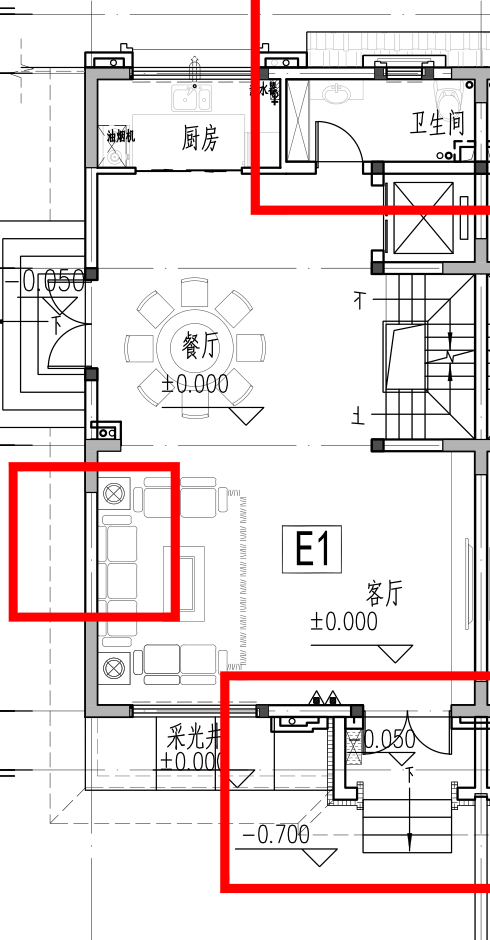
#> input picture drawings/输入01_别墅一层平面图.png, 490 x 940 px, found by its file name
$ python edges.py
#> lines starting #> are read from the running program, lines starting #| are printed output that depends on the picture
# -*- coding: utf-8 -*-
import os
from PIL import Image

OUT = r'D:\code\Drawing\_work'

def edge(src, tag):
#> called with tag = 'f1'
    im = Image.open(src).convert('RGB')
#> im is the input picture: PIL image 490x940 RGB; mean R, G, B 235.8, 226.6, 226.6
    w, h = im.size
#> w = 490; h = 940
    strips = {
        'top': (0, 0, w, 70),
        'bottom': (0, h-75, w, h),
        'left': (0, 0, 95, h),
        'right': (w-70, 0, w, h),
    }
    for name, box in strips.items():
        c = im.crop(box)
        s = 4 if name in ('top', 'bottom') else 3
        c = c.resize((c.width*s, c.height*s), Image.LANCZOS)
        c.save(os.path.join(OUT, f'{tag}_{name}.png'))
        print(tag, name, c.size)
#> this loop made 4 passes
#> pass 1, in edge, `c = c.resize((c.width*s, c.height*s), Image.LANCZOS)`:
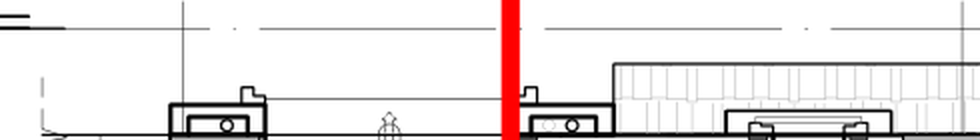
#> c: PIL image 1960x280 RGB (shown at 1/2 size); mean R, G, B 234.4, 229.6, 229.6
#> after the loop:
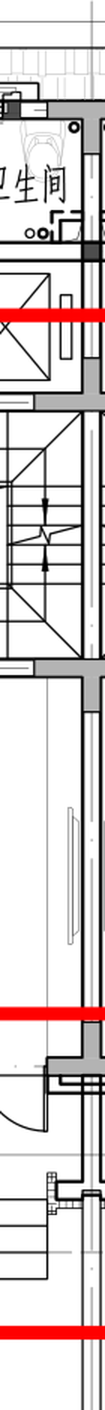
#> c: PIL image 210x2820 RGB (shown at 1/2 size); mean R, G, B 218.1, 210.7, 210.7

edge(r'D:\图片\留存记录\文章\火山\202609Seed-2.1-pro约稿\参考资料\图纸\挑选\输入01_别墅一层平面图.png', 'f1')
edge(r'D:\图片\留存记录\文章\火山\202609Seed-2.1-pro约稿\参考资料\图纸\挑选\输入02_别墅二层平面图.png', 'f2')
#> call 2 of edge, with tag = 'f2'
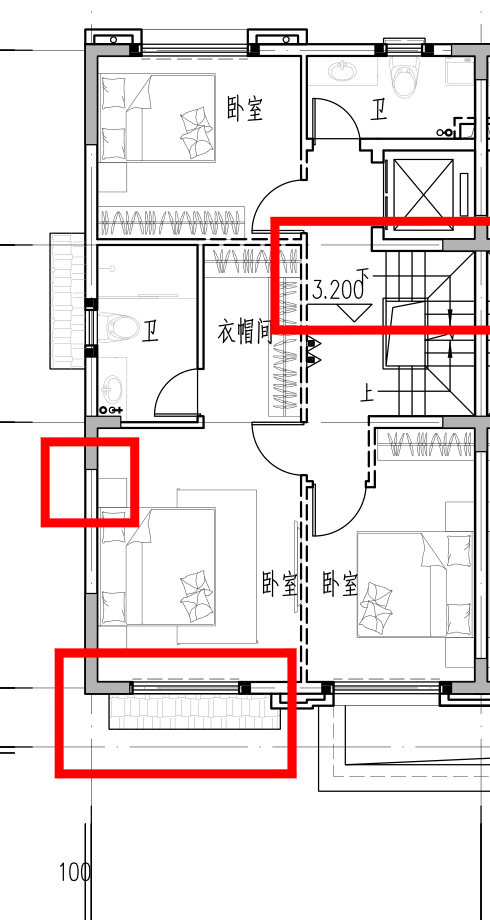
#> input picture drawings/输入02_别墅二层平面图.png, 490 x 920 px, found by its file name
#> in edge, im is the input picture: PIL image 490x920 RGB; mean R, G, B 236.5, 228.4, 228.4
#> the loop in edge (call 2), `for name, box in strips.items():` made 4 passes
#> pass 1, in edge (call 2), `c = im.crop(box)`:
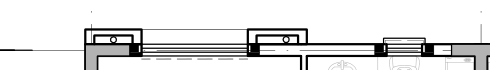
#> c: PIL image 490x70 RGB; min 0, max 255, mean 226
#> pass 1, in edge (call 2), `c = c.resize((c.width*s, c.height*s), Image.LANCZOS)`:
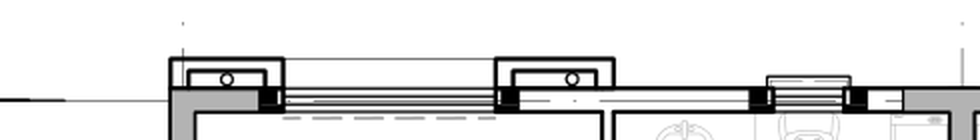
#> c: PIL image 1960x280 RGB (shown at 1/2 size); min 0, max 255, mean 225.5
#> pass 2, in edge (call 2), `c = im.crop(box)`:
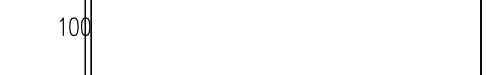
#> c: PIL image 490x75 RGB; min 0, max 255, mean 251.5
#> after the loop in edge (call 2), `for name, box in strips.items():`:
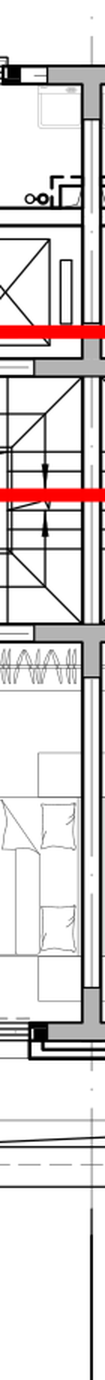
#> c: PIL image 210x2760 RGB (shown at 1/2 size); mean R, G, B 221.2, 216.3, 216.3
print('done')
